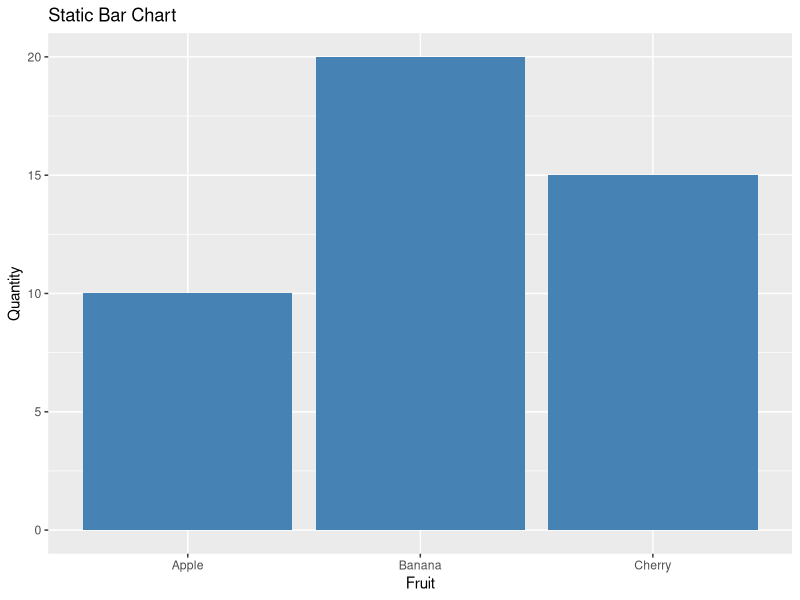
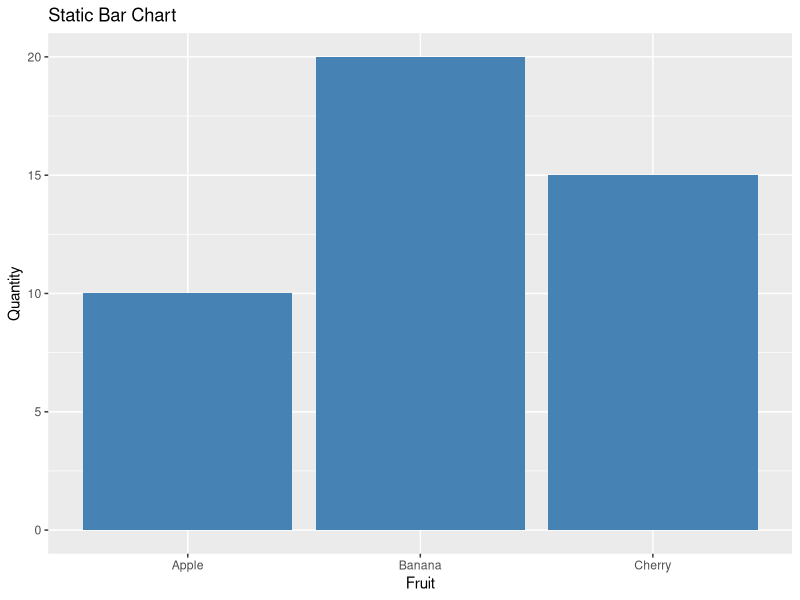

Reproduce these figures in R, in order.
library(ggplot2)

data <- data.frame(
  Fruit = c("Apple", "Banana", "Cherry"),
  Quantity = c(10, 20, 15)
)

ggplot(data, aes(x = Fruit, y = Quantity)) +
  geom_bar(stat = "identity", fill = "steelblue") +
  ggtitle("Static Bar Chart")

ggsave('/Users/aryan/Desktop/lang-vis-project/backend/tmp/8216c89a-7859-4479-a34d-27fba216e575.png')